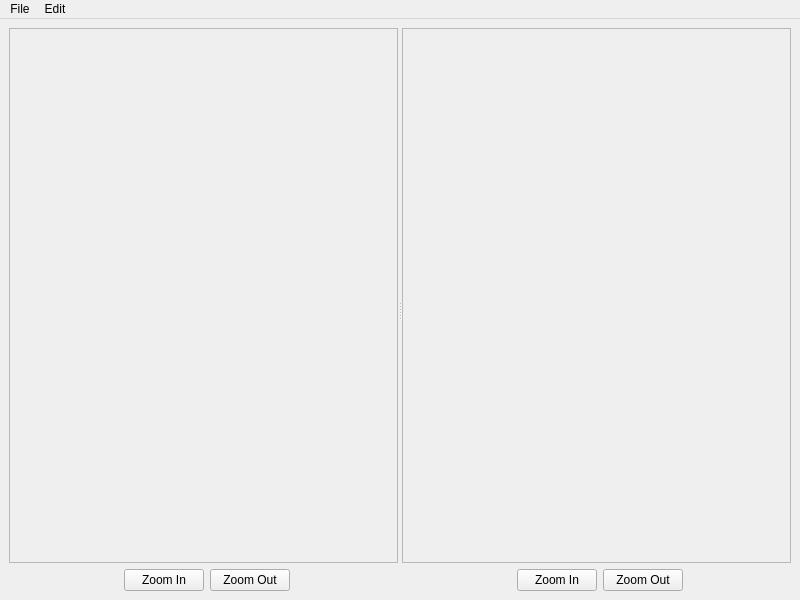
<?xml version="1.0" encoding="UTF-8"?>
<ui version="4.0">
 <class>EditorMainWindow</class>
 <widget class="QMainWindow" name="EditorMainWindow">
  <property name="geometry">
   <rect>
    <x>0</x>
    <y>0</y>
    <width>800</width>
    <height>600</height>
   </rect>
  </property>
  <property name="windowTitle">
   <string>MainWindow</string>
  </property>
  <widget class="QWidget" name="centralwidget">
   <layout class="QGridLayout" name="gridLayout">
    <item row="1" column="0">
     <layout class="QHBoxLayout" name="horizontalLayout">
      <item>
       <widget class="QSplitter" name="splitter">
        <property name="orientation">
         <enum>Qt::Horizontal</enum>
        </property>
        <widget class="QWidget" name="verticalLayoutWidget">
         <layout class="QVBoxLayout" name="verticalLayout">
          <item>
           <widget class="QScrollArea" name="scrollArea">
            <property name="widgetResizable">
             <bool>true</bool>
            </property>
            <widget class="QWidget" name="scrollAreaWidgetContents">
             <property name="geometry">
              <rect>
               <x>0</x>
               <y>0</y>
               <width>383</width>
               <height>514</height>
              </rect>
             </property>
             <layout class="QHBoxLayout" name="horizontalLayout_3">
              <item>
               <widget class="QLabel" name="image_label">
                <property name="sizePolicy">
                 <sizepolicy hsizetype="Maximum" vsizetype="Maximum">
                  <horstretch>0</horstretch>
                  <verstretch>0</verstretch>
                 </sizepolicy>
                </property>
                <property name="cursor">
                 <cursorShape>CrossCursor</cursorShape>
                </property>
                <property name="text">
                 <string/>
                </property>
               </widget>
              </item>
             </layout>
            </widget>
           </widget>
          </item>
          <item>
           <layout class="QHBoxLayout" name="horizontalLayout_2">
            <item>
             <widget class="QLabel" name="image_info_label">
              <property name="sizePolicy">
               <sizepolicy hsizetype="Expanding" vsizetype="Preferred">
                <horstretch>0</horstretch>
                <verstretch>0</verstretch>
               </sizepolicy>
              </property>
              <property name="text">
               <string/>
              </property>
             </widget>
            </item>
            <item>
             <widget class="QPushButton" name="image_zoom_in_btn">
              <property name="text">
               <string>Zoom In</string>
              </property>
             </widget>
            </item>
            <item>
             <widget class="QPushButton" name="image_zoom_out_btn">
              <property name="text">
               <string>Zoom Out</string>
              </property>
             </widget>
            </item>
            <item>
             <spacer name="horizontalSpacer_2">
              <property name="orientation">
               <enum>Qt::Horizontal</enum>
              </property>
              <property name="sizeHint" stdset="0">
               <size>
                <width>40</width>
                <height>20</height>
               </size>
              </property>
             </spacer>
            </item>
           </layout>
          </item>
         </layout>
        </widget>
        <widget class="QWidget" name="verticalLayoutWidget_2">
         <layout class="QVBoxLayout" name="verticalLayout_2">
          <item>
           <widget class="QScrollArea" name="scrollArea_2">
            <property name="widgetResizable">
             <bool>true</bool>
            </property>
            <widget class="QWidget" name="scrollAreaWidgetContents_2">
             <property name="geometry">
              <rect>
               <x>0</x>
               <y>0</y>
               <width>383</width>
               <height>514</height>
              </rect>
             </property>
             <layout class="QGridLayout" name="gridLayout_3">
              <item row="0" column="0">
               <widget class="QLabel" name="freq_label">
                <property name="sizePolicy">
                 <sizepolicy hsizetype="Maximum" vsizetype="Maximum">
                  <horstretch>0</horstretch>
                  <verstretch>0</verstretch>
                 </sizepolicy>
                </property>
                <property name="cursor">
                 <cursorShape>CrossCursor</cursorShape>
                </property>
                <property name="text">
                 <string/>
                </property>
               </widget>
              </item>
             </layout>
            </widget>
           </widget>
          </item>
          <item>
           <layout class="QHBoxLayout" name="horizontalLayout_5">
            <item>
             <widget class="QLabel" name="freq_info_label">
              <property name="sizePolicy">
               <sizepolicy hsizetype="Expanding" vsizetype="Preferred">
                <horstretch>0</horstretch>
                <verstretch>0</verstretch>
               </sizepolicy>
              </property>
              <property name="text">
               <string/>
              </property>
             </widget>
            </item>
            <item>
             <widget class="QPushButton" name="freq_zoom_in_btn">
              <property name="text">
               <string>Zoom In</string>
              </property>
             </widget>
            </item>
            <item>
             <widget class="QPushButton" name="freq_zoom_out_btn">
              <property name="text">
               <string>Zoom Out</string>
              </property>
             </widget>
            </item>
            <item>
             <spacer name="horizontalSpacer_4">
              <property name="orientation">
               <enum>Qt::Horizontal</enum>
              </property>
              <property name="sizeHint" stdset="0">
               <size>
                <width>40</width>
                <height>20</height>
               </size>
              </property>
             </spacer>
            </item>
           </layout>
          </item>
         </layout>
        </widget>
       </widget>
      </item>
     </layout>
    </item>
   </layout>
  </widget>
  <widget class="QMenuBar" name="menuBar">
   <property name="geometry">
    <rect>
     <x>0</x>
     <y>0</y>
     <width>800</width>
     <height>27</height>
    </rect>
   </property>
   <widget class="QMenu" name="menuFile">
    <property name="title">
     <string>File</string>
    </property>
    <addaction name="action_open"/>
   </widget>
   <widget class="QMenu" name="menuBrushes">
    <property name="title">
     <string>Edit</string>
    </property>
    <addaction name="action_brush"/>
   </widget>
   <addaction name="menuFile"/>
   <addaction name="menuBrushes"/>
  </widget>
  <action name="action_open">
   <property name="text">
    <string>Open</string>
   </property>
  </action>
  <action name="action_brush">
   <property name="text">
    <string>Brush</string>
   </property>
  </action>
 </widget>
 <resources/>
 <connections/>
</ui>
